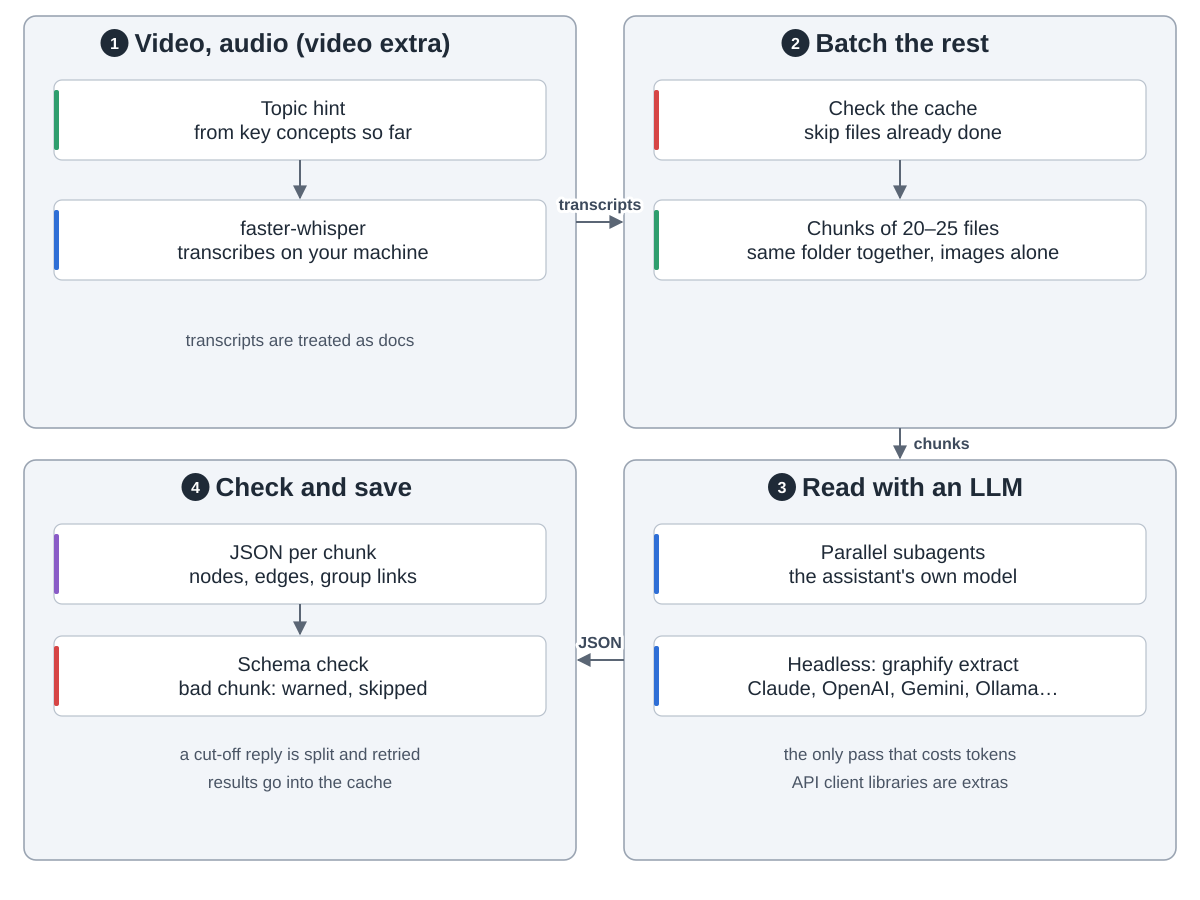

Source code (Python):
"""graphify step 2b: docs, papers, images and video.  Drawn from the graphify repo
(https://github.com/Graphify-Labs/graphify, docs/how-it-works.md "Pass 2" and "Pass 3"; graphify/skill.md
Step 3 Part B (cache check B0, chunks of 20-25 files with each image alone B1, general-purpose subagents
B2, Gemini only when GEMINI_API_KEY / GOOGLE_API_KEY is set); graphify/skills/*/references/transcribe.md;
graphify/transcribe.py build_whisper_prompt; graphify/llm.py extract_corpus_parallel, detect_backend,
GRAPHIFY_MAX_RETRY_DEPTH bisection; graphify/validate.py; pyproject.toml extras video, anthropic, openai,
gemini, kimi, ollama, bedrock; commit 35adf43).  Run: python3 media.py

Snake order: 1 video and audio (top left) -> 2 batch (top right) -> 3 read with an LLM (bottom right)
-> 4 check and save (bottom left)."""
import sys
from pathlib import Path

sys.path.insert(0, str(Path(__file__).resolve().parents[2] / "tools"))
from archdiagram import Diagram  # noqa: E402

L, R, W = 24, 624, 552
T1, H1 = 16, 412
T2, H2 = 460, 400


def col(x, top, cards, h=72, gap=24, arrows=True):
    """One column of wide cards, top to bottom, optionally joined by arrows."""
    for i, (lbl, kind) in enumerate(cards):
        y = top + 64 + i * (h + gap)
        d.card(x + 30, y, lbl, kind, w=492, h=h)
        if arrows and i:
            d.arrow(f"M{x + W / 2} {y - gap}V{y - 2}")


def handoffs(a, b, c, ya=T1 + 206, yc=T2 + 200):
    """Arrows between the four groups in snake order, with what each one carries."""
    if a:
        d.arrow(f"M{L + W} {ya}H{R - 2}", label=a, at=(600, ya - 12))
    if b:
        d.arrow(f"M{R + W / 2} {T1 + H1}V{T2 - 2}", label=b, at=(R + W / 2 + 14 + len(b) * 4.6, T1 + H1 + 21))
    if c:
        d.arrow(f"M{R} {yc}H{L + W + 2}", label=c, at=(600, yc - 12))


d = Diagram("graphify step 2b: docs, papers, images and video",
            "1 Video and audio, with the video extra: a one-line topic hint is written from the key concepts "
            "found so far, then faster-whisper transcribes on your machine. Transcripts are treated as docs. "
            "2 Batch the rest: files already in the SHA256 cache are skipped; the rest go into chunks of 20 to "
            "25 files, same folder together, each image on its own. "
            "3 Read with an LLM, the only pass that costs tokens: inside the assistant, parallel subagents on "
            "the assistant's own model, or Gemini if a Gemini key is set. Headless graphify extract uses an API "
            "backend such as Claude, OpenAI, Gemini or a local Ollama; their client libraries are extras. "
            "4 Check and save: each chunk returns JSON with nodes, edges and group links; a schema check warns "
            "about and skips a bad chunk; a reply cut off mid-way is split and retried; results go into the "
            "cache.")

d.group(L, T1, W, H1, "Video, audio (video extra)", 1)
col(L, T1, [("Topic hint|from key concepts so far", "plan"),
            ("faster-whisper|transcribes on your machine", "coding")], h=80, gap=40)
d.note(L + W / 2, T1 + 330, "transcripts are treated as docs")

d.group(R, T1, W, H1, "Batch the rest", 2)
col(R, T1, [("Check the cache|skip files already done", "review"),
            ("Chunks of 20–25 files|same folder together, images alone", "plan")], h=80, gap=40)

d.group(R, T2, W, H2, "Read with an LLM", 3)
col(R, T2, [("Parallel subagents|the assistant's own model", "coding"),
            ("Headless: graphify extract|Claude, OpenAI, Gemini, Ollama…", "coding")], h=80, gap=32,
    arrows=False)
d.note(R + W / 2, T2 + 300, "the only pass that costs tokens")
d.note(R + W / 2, T2 + 328, "API client libraries are extras")

d.group(L, T2, W, H2, "Check and save", 4)
col(L, T2, [("JSON per chunk|nodes, edges, group links", "write"),
            ("Schema check|bad chunk: warned, skipped", "review")], h=80, gap=32)
d.note(L + W / 2, T2 + 300, "a cut-off reply is split and retried")
d.note(L + W / 2, T2 + 328, "results go into the cache")

handoffs("transcripts", "chunks", "JSON")
d.save(Path(__file__).with_name("media.svg"))
